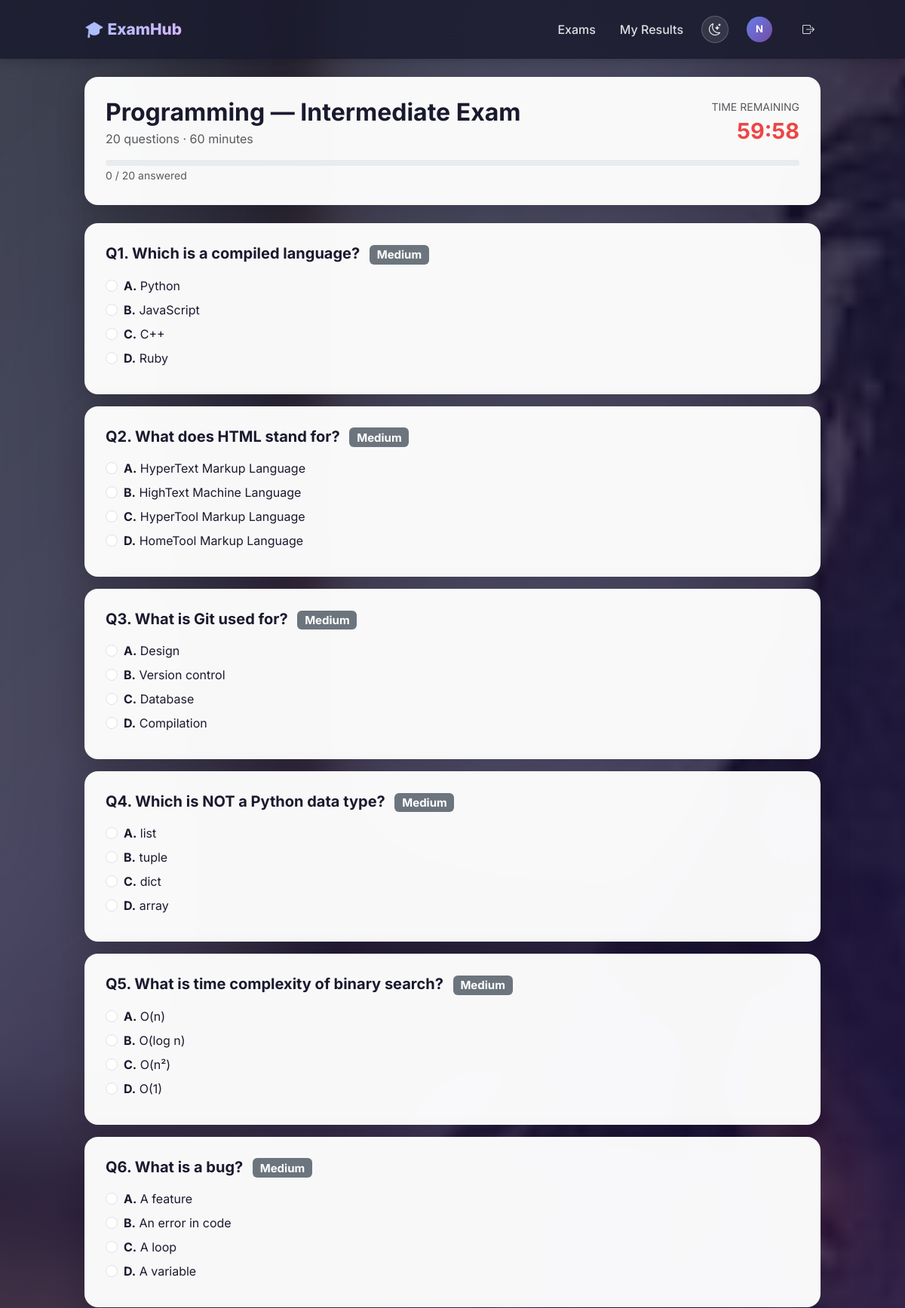
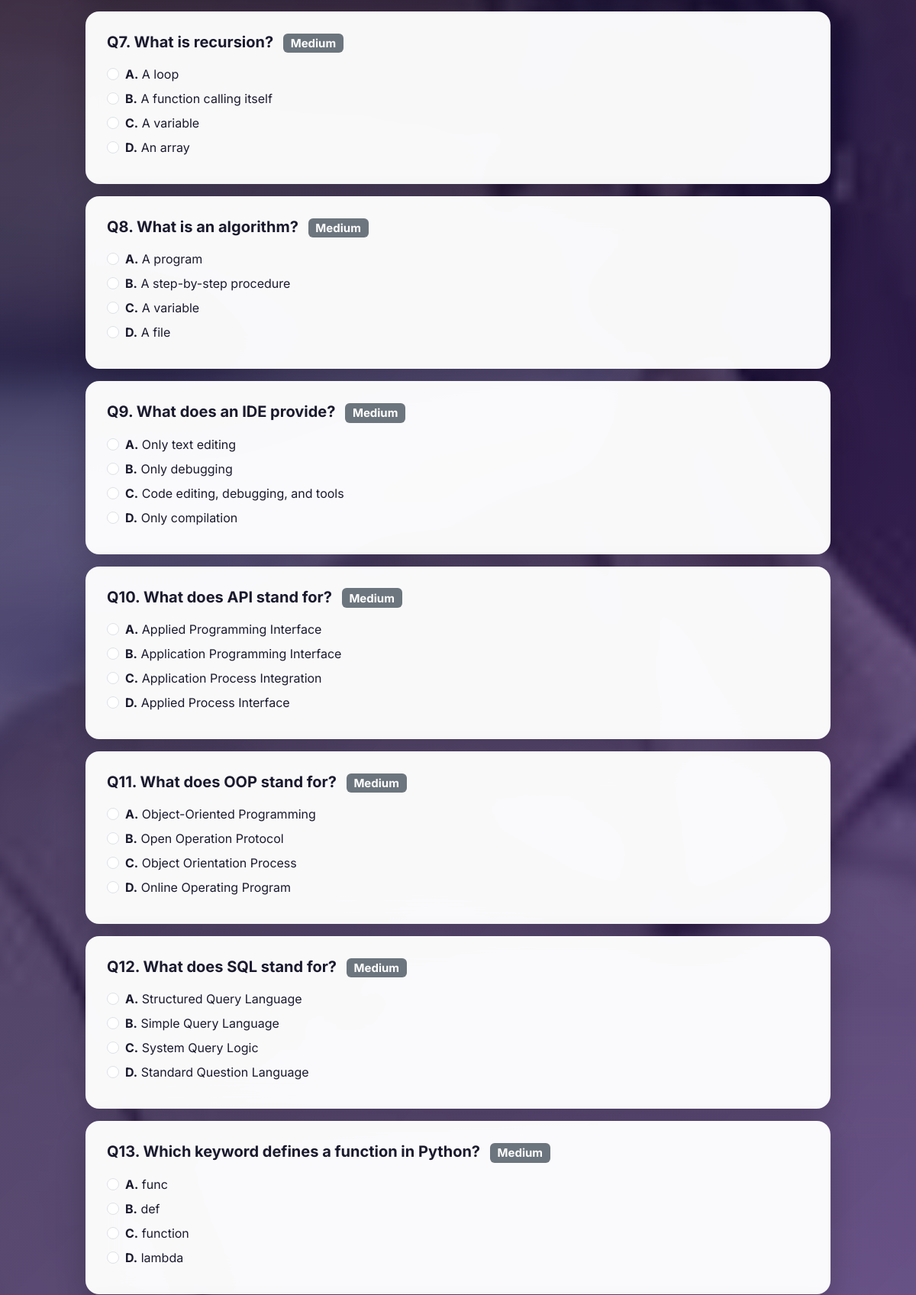
/exam/2 (signed in, upper part), run on the app's committed database (2 pictures, top to bottom).
### models.py (models this page shows, shortened)
class User(UserMixin, db.Model):
    __tablename__ = 'user'
    id = db.Column(db.Integer, primary_key=True)
    username = db.Column(db.String(80), unique=True, nullable=False, index=True)
    password_hash = db.Column(db.String(200), nullable=False)
    is_admin = db.Column(db.Boolean, default=False, nullable=False)
    created_at = db.Column(db.DateTime, default=datetime.utcnow)
    results = db.relationship('Result', backref='student', lazy=True,
                              cascade='all, delete-orphan')

class Exam(db.Model):
    __tablename__ = 'exam'
    id = db.Column(db.Integer, primary_key=True)
    title = db.Column(db.String(200), nullable=False)
    description = db.Column(db.Text, nullable=True)
    duration_minutes = db.Column(db.Integer, nullable=False, default=30)
    category_id = db.Column(db.Integer, db.ForeignKey('category.id'), nullable=False)
    questions_per_attempt = db.Column(db.Integer, default=50)
    opens_at = db.Column(db.DateTime, nullable=True)
    closes_at = db.Column(db.DateTime, nullable=True)
    created_at = db.Column(db.DateTime, default=datetime.utcnow)
    questions = db.relationship('Question', backref='exam', lazy=True,
                                cascade='all, delete-orphan')
    results = db.relationship('Result', backref='exam', lazy=True,
                              cascade='all, delete-orphan')
    @property
    def is_open(self):
        now = datetime.utcnow()
        if self.opens_at and now < self.opens_at:
            return False
        if self.closes_at and now > self.closes_at:
            return False
        return True

class Question(db.Model):
    __tablename__ = 'question'
    id = db.Column(db.Integer, primary_key=True)
    exam_id = db.Column(db.Integer, db.ForeignKey('exam.id'), nullable=False)
    text = db.Column(db.Text, nullable=False)
    option_a = db.Column(db.String(300), nullable=False)
    option_b = db.Column(db.String(300), nullable=False)
    option_c = db.Column(db.String(300), nullable=False)
    option_d = db.Column(db.String(300), nullable=False)
    correct_answer = db.Column(db.String(1), nullable=False)
    difficulty = db.Column(db.String(10), default='Medium')  # Easy, Medium, Hard

### app.py (the view, shortened to what this page needs)
@app.route('/exam/<int:id>', methods=['GET', 'POST'])
@login_required
def take_exam(id):
    exam = Exam.query.get_or_404(id)
    if not exam.is_open:
        flash('This exam is not currently open.', 'warning')
        return redirect(url_for('dashboard'))
    existing = Result.query.filter_by(user_id=current_user.id, exam_id=id).first()
    if existing:
        flash('You have already taken this exam.', 'warning')
        return redirect(url_for('result', result_id=existing.id))
    if not exam.questions:
        flash('This exam has no questions yet.', 'warning')
        return redirect(url_for('dashboard'))
    pool = list(exam.questions)
    pick_count = min(exam.questions_per_attempt or 50, len(pool))
    selected = random.sample(pool, pick_count)
    return render_template('take_exam.html', exam=exam, questions=selected)

### app.py (called while the page is built)
@login_manager.user_loader
def load_user(user_id):
    return User.query.get(int(user_id))

### templates/take_exam.html (shortened to what this page needs)
{% extends 'base.html' %}
{% block content %}
<div class="glass-card mb-4">
    <div class="d-flex justify-content-between align-items-center flex-wrap gap-3">
        <div>
            <h2 class="fw-bold mb-1">{{ exam.title }}</h2>
            <p class="text-muted mb-0">{{ questions|length }} questions · {{ exam.duration_minutes }} minutes</p>
        </div>
        <div class="text-end">
            <div class="small text-muted">TIME REMAINING</div>
            <div id="timer" class="fw-bold" style="font-size:1.8rem;color:#ef4444;">--:--</div>
        </div>
    </div>
    <div class="mt-3">
        <div class="progress" style="height:8px;">
        </div>
        <small class="text-muted"><span id="answeredCount">0</span> / {{ questions|length }} answered</small>
    </div>
</div>
<form method="POST" id="examForm">
    {% for q in questions %}
    <div class="glass-card mb-3">
        <h5 class="fw-bold mb-3">
            Q{{ loop.index }}. {{ q.text }}
            {% if q.difficulty %}<span class="badge bg-secondary ms-2">{{ q.difficulty }}</span>{% endif %}
        </h5>
        {% for letter, option in [('A', q.option_a), ('B', q.option_b), ('C', q.option_c), ('D', q.option_d)] %}
        <div class="form-check mb-2">
            <input class="form-check-input answer-radio" type="radio"
                   name="q_{{ q.id }}" id="q{{ q.id }}_{{ letter }}" value="{{ letter }}">
            <label class="form-check-label" for="q{{ q.id }}_{{ letter }}" style="cursor:pointer;">
                <strong>{{ letter }}.</strong> {{ option }}
            </label>
        </div>
        {% endfor %}
    </div>
    {% endfor %}
</form>
{% endblock %}

### templates/base.html (shortened to what this page needs)
<!DOCTYPE html>
<html lang="en">
<head>
    <link href="https://cdn.jsdelivr.net/npm/bootstrap@5.3.3/dist/css/bootstrap.min.css" rel="stylesheet">
    <link rel="stylesheet" href="https://cdn.jsdelivr.net/npm/bootstrap-icons@1.11.3/font/bootstrap-icons.css">
</head>
<body>
<nav class="navbar navbar-expand-lg navbar-dark app-navbar">
    <div class="container" style="max-width:1000px;">
        <a class="navbar-brand" href="/">🎓 ExamHub</a>
        <div class="navbar-nav ms-auto align-items-center flex-row gap-3">
            {% if current_user.is_authenticated %}
                {% if current_user.is_admin %}
                    <a class="nav-link" href="/admin">Dashboard</a>
                    <a class="nav-link" href="/admin/analytics">Analytics</a>
                    <a class="nav-link" href="/admin/results">Results</a>
                {% else %}
                    <a class="nav-link" href="/dashboard">Exams</a>
                    <a class="nav-link" href="/my-results">My Results</a>
                {% endif %}
                <button class="theme-toggle" id="themeToggle" title="Toggle theme">
                    <i class="bi bi-moon-stars" id="themeIcon"></i>
                </button>
                <a class="nav-link" href="/profile" title="Profile">
                    <span class="avatar">{{ current_user.username[0].upper() }}</span>
                </a>
                <a class="nav-link" href="/logout"><i class="bi bi-box-arrow-right"></i></a>
            {% else %}
                <a class="nav-link" href="/login">Login</a>
                <a class="nav-link" href="/signup">Sign Up</a>
            {% endif %}
        </div>
    </div>
</nav>
<div class="container my-4" style="max-width: 1000px;">
    {% block content %}{% endblock %}
</div>
</body>
</html>

### data on the page
User: username "N"
Exam: title "Programming — Intermediate Exam", duration_minutes "60"
Question: text "Which is a compiled language?", difficulty "Medium", letter "A", option_a "Python", letter "B", option_b "JavaScript", correct_answer "C", option_c "C++", letter "D", option_d "Ruby"
Question: text "What does HTML stand for?", difficulty "Medium", correct_answer "A", option_a "HyperText Markup Language", letter "B", option_b "HighText Machine Language", letter "C", option_c "HyperTool Markup Language", letter "D", option_d "HomeTool Markup Language"
Question: text "What is Git used for?", difficulty "Medium", letter "A", option_a "Design", correct_answer "B", option_b "Version control", letter "C", option_c "Database", letter "D", option_d "Compilation"
Question: text "Which is NOT a Python data type?", difficulty "Medium", letter "A", option_a "list", letter "B", option_b "tuple", letter "C", option_c "dict", correct_answer "D", option_d "array"
Question: text "What is time complexity of binary search?", difficulty "Medium", letter "A", option_a "O(n)", correct_answer "B", option_b "O(log n)", letter "C", option_c "O(n²)", letter "D", option_d "O(1)"
Question: text "What is a bug?", difficulty "Medium", letter "A", option_a "A feature", correct_answer "B", option_b "An error in code", letter "C", option_c "A loop", letter "D", option_d "A variable"
Question: text "What is recursion?", difficulty "Medium", letter "A", option_a "A loop", correct_answer "B", option_b "A function calling itself", letter "C", option_c "A variable", letter "D", option_d "An array"
Question: text "What is an algorithm?", difficulty "Medium", letter "A", option_a "A program", correct_answer "B", option_b "A step-by-step procedure", letter "C", option_c "A variable", letter "D", option_d "A file"
Question: text "What does an IDE provide?", difficulty "Medium", letter "A", option_a "Only text editing", letter "B", option_b "Only debugging", correct_answer "C", option_c "Code editing, debugging, and tools", letter "D", option_d "Only compilation"
Question: text "What does API stand for?", difficulty "Medium", letter "A", option_a "Applied Programming Interface", correct_answer "B", option_b "Application Programming Interface", letter "C", option_c "Application Process Integration", letter "D", option_d "Applied Process Interface"
Question: text "What does OOP stand for?", difficulty "Medium", correct_answer "A", option_a "Object-Oriented Programming", letter "B", option_b "Open Operation Protocol", letter "C", option_c "Object Orientation Process", letter "D", option_d "Online Operating Program"
Question: text "What does SQL stand for?", difficulty "Medium", correct_answer "A", option_a "Structured Query Language", letter "B", option_b "Simple Query Language", letter "C", option_c "System Query Logic", letter "D", option_d "Standard Question Language"
Question: text "Which keyword defines a function in Python?", difficulty "Medium", letter "A", option_a "func", correct_answer "B", option_b "def", letter "C", option_c "function", letter "D", option_d "lambda"
